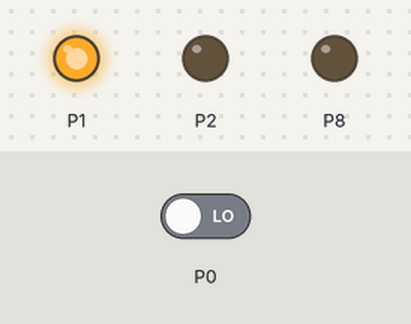
The program below on a simulated BBC micro:bit (MakeCode). On the bench: output pins drawn as LEDs (lit = HIGH). Inputs (shaded band) come from the test bench; at power-on: P0 LOW.

Above: at 0.1 s.
Timing chart, 0 to 1.6 s (numbered marks = the images above):
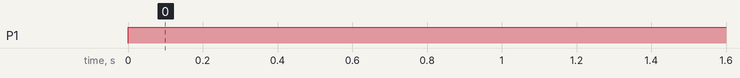

Measured:
- by itself, P1: LOW → HIGH at 0.00 s

The program:

main.ts
```typescript
function blanc () {
    pins.digitalWritePin(DigitalPin.P8, 1)
    pins.digitalWritePin(DigitalPin.P1, 1)
    pins.digitalWritePin(DigitalPin.P2, 1)
}
function rouge () {
    pins.digitalWritePin(DigitalPin.P1, 1)
    pins.digitalWritePin(DigitalPin.P2, 0)
    pins.digitalWritePin(DigitalPin.P8, 0)
}
function vert () {
    pins.digitalWritePin(DigitalPin.P2, 1)
    pins.digitalWritePin(DigitalPin.P1, 0)
    pins.digitalWritePin(DigitalPin.P8, 0)
}
let _1 = 0
basic.forever(function () {
    _1 = pins.digitalReadPin(DigitalPin.P0)
    if (_1 >= 551) {
        vert()
    } else if (_1 <= 449) {
        rouge()
    } else {
        blanc()
    }
})
```

test.ts
```typescript
// les tests vont ici ; cela ne sera pas compilé si ce paquet est utilisé en tant qu'extension.
```
